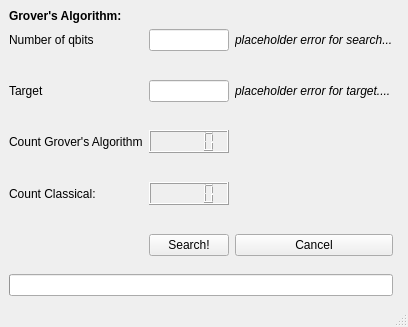
<?xml version="1.0" encoding="UTF-8"?>
<ui version="4.0">
 <class>MainWindow</class>
 <widget class="QMainWindow" name="MainWindow">
  <property name="geometry">
   <rect>
    <x>0</x>
    <y>0</y>
    <width>365</width>
    <height>327</height>
   </rect>
  </property>
  <property name="sizePolicy">
   <sizepolicy hsizetype="Expanding" vsizetype="Expanding">
    <horstretch>0</horstretch>
    <verstretch>0</verstretch>
   </sizepolicy>
  </property>
  <property name="windowTitle">
   <string>MainWindow</string>
  </property>
  <widget class="QWidget" name="central_widget">
   <layout class="QGridLayout" name="gridLayout_2">
    <item row="7" column="0">
     <widget class="QProgressBar" name="progress_bar">
      <property name="enabled">
       <bool>true</bool>
      </property>
      <property name="value">
       <number>0</number>
      </property>
      <property name="textVisible">
       <bool>false</bool>
      </property>
     </widget>
    </item>
    <item row="3" column="3" rowspan="3">
     <widget class="QWidget" name="graph" native="true">
      <property name="sizePolicy">
       <sizepolicy hsizetype="Fixed" vsizetype="Fixed">
        <horstretch>0</horstretch>
        <verstretch>0</verstretch>
       </sizepolicy>
      </property>
     </widget>
    </item>
    <item row="1" column="0">
     <widget class="QLabel" name="title">
      <property name="text">
       <string>&lt;html&gt;&lt;head/&gt;&lt;body&gt;&lt;p&gt;&lt;span style=&quot; font-weight:700;&quot;&gt;Grover's Algorithm:&lt;/span&gt;&lt;/p&gt;&lt;/body&gt;&lt;/html&gt;</string>
      </property>
      <property name="textFormat">
       <enum>Qt::RichText</enum>
      </property>
     </widget>
    </item>
    <item row="3" column="0">
     <layout class="QGridLayout" name="grid_layout">
      <item row="6" column="0">
       <spacer name="verticalSpacer_4">
        <property name="orientation">
         <enum>Qt::Vertical</enum>
        </property>
        <property name="sizeHint" stdset="0">
         <size>
          <width>20</width>
          <height>40</height>
         </size>
        </property>
       </spacer>
      </item>
      <item row="5" column="3">
       <widget class="QLCDNumber" name="lcd_number_grover">
        <property name="frameShape">
         <enum>QFrame::Box</enum>
        </property>
        <property name="frameShadow">
         <enum>QFrame::Raised</enum>
        </property>
        <property name="segmentStyle">
         <enum>QLCDNumber::Outline</enum>
        </property>
        <property name="intValue" stdset="0">
         <number>0</number>
        </property>
       </widget>
      </item>
      <item row="0" column="0">
       <widget class="QLabel" name="label_search">
        <property name="text">
         <string>Number of qbits</string>
        </property>
       </widget>
      </item>
      <item row="6" column="3">
       <spacer name="verticalSpacer_9">
        <property name="orientation">
         <enum>Qt::Vertical</enum>
        </property>
        <property name="sizeHint" stdset="0">
         <size>
          <width>20</width>
          <height>40</height>
         </size>
        </property>
       </spacer>
      </item>
      <item row="7" column="3">
       <widget class="QLCDNumber" name="lcd_number_classic">
        <property name="frameShape">
         <enum>QFrame::Box</enum>
        </property>
        <property name="intValue" stdset="0">
         <number>0</number>
        </property>
       </widget>
      </item>
      <item row="9" column="1">
       <spacer name="horizontalSpacer_9">
        <property name="orientation">
         <enum>Qt::Horizontal</enum>
        </property>
        <property name="sizeHint" stdset="0">
         <size>
          <width>40</width>
          <height>20</height>
         </size>
        </property>
       </spacer>
      </item>
      <item row="8" column="3">
       <spacer name="verticalSpacer_10">
        <property name="orientation">
         <enum>Qt::Vertical</enum>
        </property>
        <property name="sizeHint" stdset="0">
         <size>
          <width>20</width>
          <height>40</height>
         </size>
        </property>
       </spacer>
      </item>
      <item row="7" column="0">
       <widget class="QLabel" name="label_count_classic">
        <property name="text">
         <string>Count Classical:</string>
        </property>
       </widget>
      </item>
      <item row="7" column="1">
       <spacer name="horizontalSpacer_8">
        <property name="orientation">
         <enum>Qt::Horizontal</enum>
        </property>
        <property name="sizeHint" stdset="0">
         <size>
          <width>40</width>
          <height>20</height>
         </size>
        </property>
       </spacer>
      </item>
      <item row="2" column="0">
       <spacer name="verticalSpacer_6">
        <property name="orientation">
         <enum>Qt::Vertical</enum>
        </property>
        <property name="sizeHint" stdset="0">
         <size>
          <width>20</width>
          <height>40</height>
         </size>
        </property>
       </spacer>
      </item>
      <item row="3" column="1">
       <spacer name="horizontalSpacer_6">
        <property name="orientation">
         <enum>Qt::Horizontal</enum>
        </property>
        <property name="sizeHint" stdset="0">
         <size>
          <width>40</width>
          <height>20</height>
         </size>
        </property>
       </spacer>
      </item>
      <item row="4" column="0">
       <spacer name="verticalSpacer_5">
        <property name="orientation">
         <enum>Qt::Vertical</enum>
        </property>
        <property name="sizeHint" stdset="0">
         <size>
          <width>20</width>
          <height>40</height>
         </size>
        </property>
       </spacer>
      </item>
      <item row="0" column="1">
       <spacer name="horizontalSpacer_5">
        <property name="orientation">
         <enum>Qt::Horizontal</enum>
        </property>
        <property name="sizeHint" stdset="0">
         <size>
          <width>40</width>
          <height>20</height>
         </size>
        </property>
       </spacer>
      </item>
      <item row="3" column="3">
       <widget class="QLineEdit" name="input_target"/>
      </item>
      <item row="2" column="3">
       <spacer name="verticalSpacer_7">
        <property name="orientation">
         <enum>Qt::Vertical</enum>
        </property>
        <property name="sizeHint" stdset="0">
         <size>
          <width>20</width>
          <height>40</height>
         </size>
        </property>
       </spacer>
      </item>
      <item row="9" column="3">
       <widget class="QPushButton" name="search_button">
        <property name="text">
         <string>Search!</string>
        </property>
       </widget>
      </item>
      <item row="5" column="0">
       <widget class="QLabel" name="label_count_grover">
        <property name="text">
         <string>Count Grover's Algorithm</string>
        </property>
       </widget>
      </item>
      <item row="5" column="1">
       <spacer name="horizontalSpacer_7">
        <property name="orientation">
         <enum>Qt::Horizontal</enum>
        </property>
        <property name="sizeHint" stdset="0">
         <size>
          <width>40</width>
          <height>20</height>
         </size>
        </property>
       </spacer>
      </item>
      <item row="8" column="0">
       <spacer name="verticalSpacer_3">
        <property name="orientation">
         <enum>Qt::Vertical</enum>
        </property>
        <property name="sizeHint" stdset="0">
         <size>
          <width>20</width>
          <height>40</height>
         </size>
        </property>
       </spacer>
      </item>
      <item row="3" column="0">
       <widget class="QLabel" name="label_target">
        <property name="text">
         <string>Target</string>
        </property>
       </widget>
      </item>
      <item row="9" column="4">
       <widget class="QPushButton" name="cancel_button">
        <property name="text">
         <string>Cancel</string>
        </property>
       </widget>
      </item>
      <item row="4" column="3">
       <spacer name="verticalSpacer_8">
        <property name="orientation">
         <enum>Qt::Vertical</enum>
        </property>
        <property name="sizeHint" stdset="0">
         <size>
          <width>20</width>
          <height>40</height>
         </size>
        </property>
       </spacer>
      </item>
      <item row="0" column="3">
       <widget class="QLineEdit" name="input_search"/>
      </item>
      <item row="0" column="4">
       <widget class="QLabel" name="input_search_error">
        <property name="enabled">
         <bool>true</bool>
        </property>
        <property name="palette">
         <palette>
          <active>
           <colorrole role="WindowText">
            <brush brushstyle="SolidPattern">
             <color alpha="255">
              <red>255</red>
              <green>0</green>
              <blue>0</blue>
             </color>
            </brush>
           </colorrole>
           <colorrole role="Text">
            <brush brushstyle="SolidPattern">
             <color alpha="255">
              <red>255</red>
              <green>0</green>
              <blue>0</blue>
             </color>
            </brush>
           </colorrole>
           <colorrole role="BrightText">
            <brush brushstyle="SolidPattern">
             <color alpha="255">
              <red>255</red>
              <green>0</green>
              <blue>0</blue>
             </color>
            </brush>
           </colorrole>
           <colorrole role="ButtonText">
            <brush brushstyle="SolidPattern">
             <color alpha="255">
              <red>255</red>
              <green>0</green>
              <blue>0</blue>
             </color>
            </brush>
           </colorrole>
          </active>
          <inactive>
           <colorrole role="WindowText">
            <brush brushstyle="SolidPattern">
             <color alpha="255">
              <red>0</red>
              <green>0</green>
              <blue>0</blue>
             </color>
            </brush>
           </colorrole>
           <colorrole role="Text">
            <brush brushstyle="SolidPattern">
             <color alpha="255">
              <red>0</red>
              <green>0</green>
              <blue>0</blue>
             </color>
            </brush>
           </colorrole>
           <colorrole role="BrightText">
            <brush brushstyle="SolidPattern">
             <color alpha="255">
              <red>255</red>
              <green>255</green>
              <blue>255</blue>
             </color>
            </brush>
           </colorrole>
           <colorrole role="ButtonText">
            <brush brushstyle="SolidPattern">
             <color alpha="255">
              <red>0</red>
              <green>0</green>
              <blue>0</blue>
             </color>
            </brush>
           </colorrole>
          </inactive>
          <disabled>
           <colorrole role="WindowText">
            <brush brushstyle="SolidPattern">
             <color alpha="255">
              <red>190</red>
              <green>190</green>
              <blue>190</blue>
             </color>
            </brush>
           </colorrole>
           <colorrole role="Text">
            <brush brushstyle="SolidPattern">
             <color alpha="255">
              <red>190</red>
              <green>190</green>
              <blue>190</blue>
             </color>
            </brush>
           </colorrole>
           <colorrole role="BrightText">
            <brush brushstyle="SolidPattern">
             <color alpha="255">
              <red>255</red>
              <green>0</green>
              <blue>0</blue>
             </color>
            </brush>
           </colorrole>
           <colorrole role="ButtonText">
            <brush brushstyle="SolidPattern">
             <color alpha="255">
              <red>190</red>
              <green>190</green>
              <blue>190</blue>
             </color>
            </brush>
           </colorrole>
          </disabled>
         </palette>
        </property>
        <property name="font">
         <font>
          <italic>true</italic>
          <underline>false</underline>
         </font>
        </property>
        <property name="frameShadow">
         <enum>QFrame::Plain</enum>
        </property>
        <property name="text">
         <string>placeholder error for search...</string>
        </property>
       </widget>
      </item>
      <item row="3" column="4">
       <widget class="QLabel" name="input_target_error">
        <property name="palette">
         <palette>
          <active>
           <colorrole role="WindowText">
            <brush brushstyle="SolidPattern">
             <color alpha="255">
              <red>255</red>
              <green>0</green>
              <blue>0</blue>
             </color>
            </brush>
           </colorrole>
           <colorrole role="Text">
            <brush brushstyle="SolidPattern">
             <color alpha="255">
              <red>255</red>
              <green>0</green>
              <blue>0</blue>
             </color>
            </brush>
           </colorrole>
           <colorrole role="BrightText">
            <brush brushstyle="SolidPattern">
             <color alpha="255">
              <red>255</red>
              <green>0</green>
              <blue>0</blue>
             </color>
            </brush>
           </colorrole>
           <colorrole role="ButtonText">
            <brush brushstyle="SolidPattern">
             <color alpha="255">
              <red>255</red>
              <green>0</green>
              <blue>0</blue>
             </color>
            </brush>
           </colorrole>
          </active>
          <inactive>
           <colorrole role="WindowText">
            <brush brushstyle="SolidPattern">
             <color alpha="255">
              <red>0</red>
              <green>0</green>
              <blue>0</blue>
             </color>
            </brush>
           </colorrole>
           <colorrole role="Text">
            <brush brushstyle="SolidPattern">
             <color alpha="255">
              <red>0</red>
              <green>0</green>
              <blue>0</blue>
             </color>
            </brush>
           </colorrole>
           <colorrole role="BrightText">
            <brush brushstyle="SolidPattern">
             <color alpha="255">
              <red>255</red>
              <green>255</green>
              <blue>255</blue>
             </color>
            </brush>
           </colorrole>
           <colorrole role="ButtonText">
            <brush brushstyle="SolidPattern">
             <color alpha="255">
              <red>0</red>
              <green>0</green>
              <blue>0</blue>
             </color>
            </brush>
           </colorrole>
          </inactive>
          <disabled>
           <colorrole role="WindowText">
            <brush brushstyle="SolidPattern">
             <color alpha="255">
              <red>190</red>
              <green>190</green>
              <blue>190</blue>
             </color>
            </brush>
           </colorrole>
           <colorrole role="Text">
            <brush brushstyle="SolidPattern">
             <color alpha="255">
              <red>190</red>
              <green>190</green>
              <blue>190</blue>
             </color>
            </brush>
           </colorrole>
           <colorrole role="BrightText">
            <brush brushstyle="SolidPattern">
             <color alpha="255">
              <red>255</red>
              <green>0</green>
              <blue>0</blue>
             </color>
            </brush>
           </colorrole>
           <colorrole role="ButtonText">
            <brush brushstyle="SolidPattern">
             <color alpha="255">
              <red>190</red>
              <green>190</green>
              <blue>190</blue>
             </color>
            </brush>
           </colorrole>
          </disabled>
         </palette>
        </property>
        <property name="font">
         <font>
          <italic>true</italic>
         </font>
        </property>
        <property name="text">
         <string>placeholder error for target....</string>
        </property>
       </widget>
      </item>
     </layout>
    </item>
    <item row="0" column="0">
     <spacer name="verticalSpacer_2">
      <property name="orientation">
       <enum>Qt::Vertical</enum>
      </property>
      <property name="sizeHint" stdset="0">
       <size>
        <width>20</width>
        <height>40</height>
       </size>
      </property>
     </spacer>
    </item>
    <item row="2" column="0">
     <spacer name="verticalSpacer">
      <property name="orientation">
       <enum>Qt::Vertical</enum>
      </property>
      <property name="sizeHint" stdset="0">
       <size>
        <width>20</width>
        <height>40</height>
       </size>
      </property>
     </spacer>
    </item>
    <item row="3" column="2">
     <spacer name="horizontalSpacer">
      <property name="orientation">
       <enum>Qt::Horizontal</enum>
      </property>
      <property name="sizeHint" stdset="0">
       <size>
        <width>40</width>
        <height>20</height>
       </size>
      </property>
     </spacer>
    </item>
    <item row="5" column="0">
     <spacer name="verticalSpacer_11">
      <property name="orientation">
       <enum>Qt::Vertical</enum>
      </property>
      <property name="sizeHint" stdset="0">
       <size>
        <width>20</width>
        <height>40</height>
       </size>
      </property>
     </spacer>
    </item>
    <item row="3" column="4">
     <spacer name="horizontalSpacer_2">
      <property name="orientation">
       <enum>Qt::Horizontal</enum>
      </property>
      <property name="sizeHint" stdset="0">
       <size>
        <width>40</width>
        <height>20</height>
       </size>
      </property>
     </spacer>
    </item>
    <item row="8" column="0">
     <spacer name="verticalSpacer_12">
      <property name="orientation">
       <enum>Qt::Vertical</enum>
      </property>
      <property name="sizeHint" stdset="0">
       <size>
        <width>20</width>
        <height>40</height>
       </size>
      </property>
     </spacer>
    </item>
   </layout>
  </widget>
  <widget class="QStatusBar" name="statusbar"/>
 </widget>
 <resources/>
 <connections/>
</ui>
